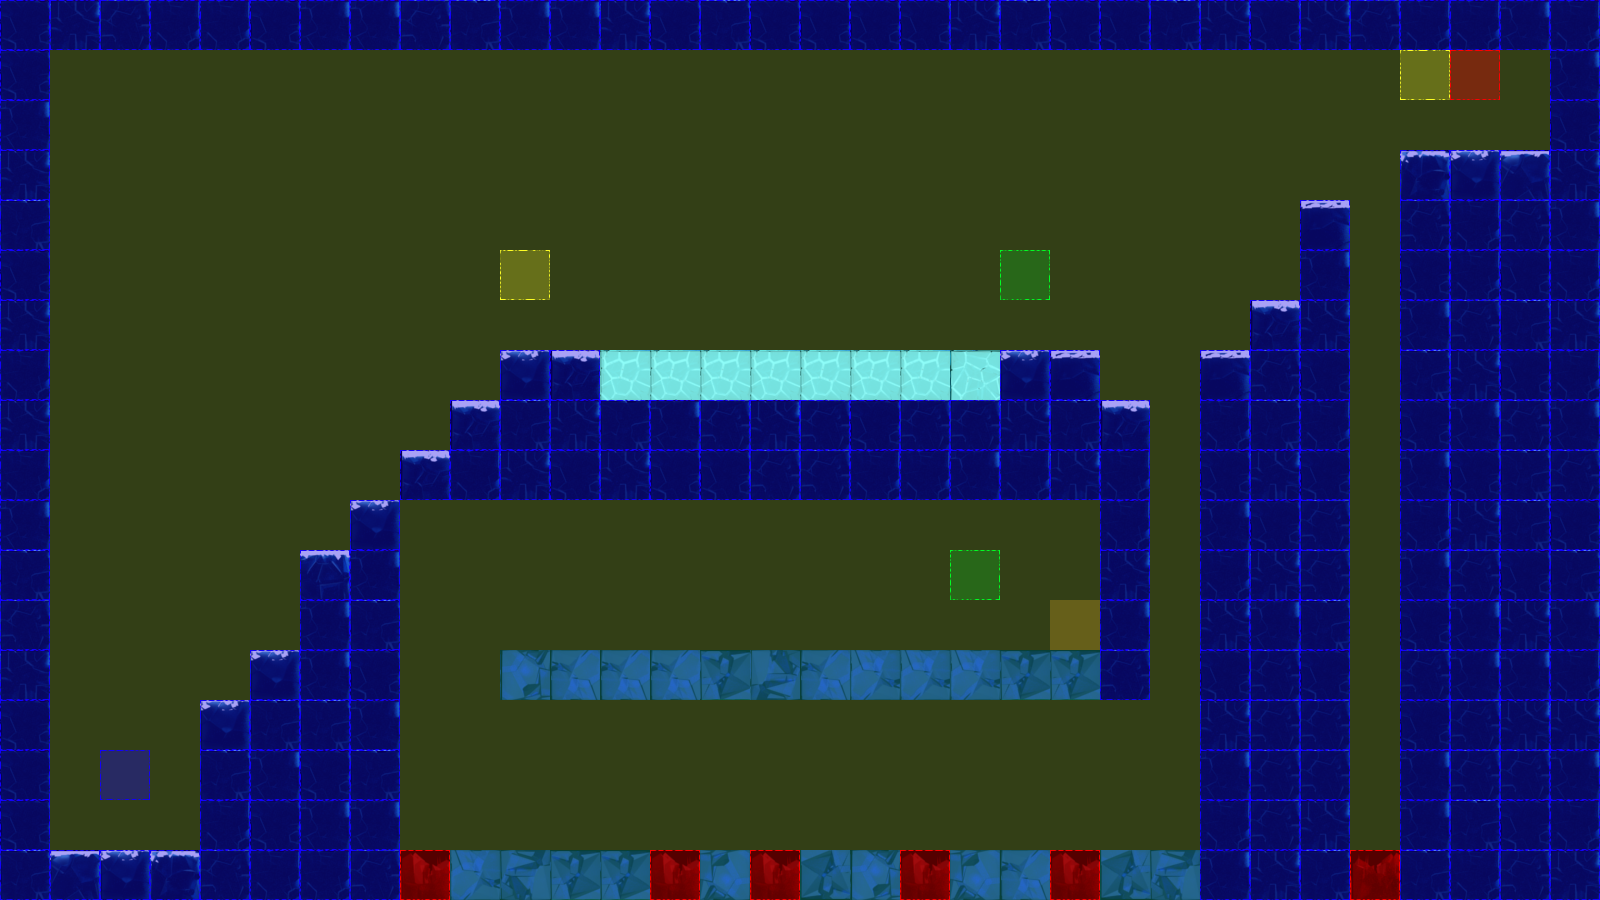

Below is a game level as drawn by its tile map, then a one-line description and the .tmx that defines it (tile-layer data replaced by summaries):
An orthogonal 32x18 tile map with 50x50 px tiles, 3 tile layers (terrain, collision, event), 2 tilesets.

<map version="1.0" orientation="orthogonal" renderorder="left-up" width="32" height="18" tilewidth="50" tileheight="50" nextobjectid="3">
 <tileset firstgid="1" name="frozenPlainsTile" tilewidth="50" tileheight="50" tilecount="50" columns="10">
  <image source="tiles/iceTile.png" width="500" height="251" />
 </tileset>
 <tileset firstgid="51" name="collisionTile" tilewidth="50" tileheight="50" tilecount="12" columns="3">
  <image source="tiles/collisionTile.png" width="150" height="200" />
 </tileset>
 <layer name="terrain" width="32" height="18">
  <data>[576 cells, 249 non-empty, 24 distinct tile ids]</data>
 </layer>
 <layer name="collision" width="32" height="18">
  <data>[576 cells, 576 non-empty, 4 distinct tile ids]</data>
 </layer>
 <layer name="event" width="32" height="18">
  <data>[576 cells, 7 non-empty, 5 distinct tile ids]</data>
 </layer>
</map>
